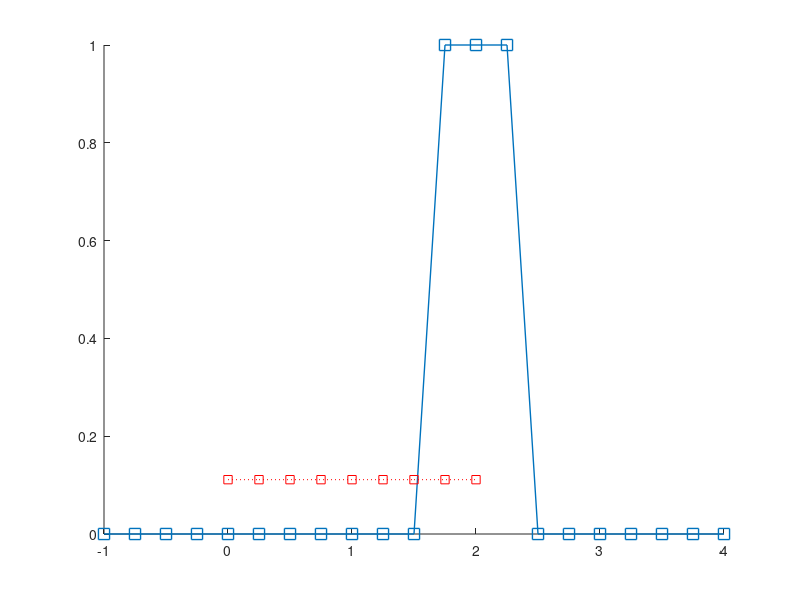

Source code (MATLAB): (Note: this script raises an error after producing the figure.)
%%
dx = 0.25;
x = -1:dx:4;
% x = x(:);

%%
% y = zeros(size(x));

centFreq = 2;
channelW = 1;

y = zeros(size(x));
y (   abs(x-centFreq) < channelW/2) = 1;

figure(536); clf; hold on;
plot(x,y, 's-', 'markersize', 8, 'linewidth', 1);

widthBox = 2;
x_box = 0:dx:widthBox;
octaveBox = ones( 1, length(x_box) );
octaveBox = octaveBox/ sum(octaveBox);
plot(x_box, octaveBox, 'rs:');


y_convBox = conv(y, octaveBox, 'same');

% y_convBox = y_convBox + randn(size(y_convBox))/50;

y_convBox = gaussSmooth(y_convBox, 0.5)';

% y_convBox_full = conv(y, octaveBox);
plot(x, y_convBox, 'g*-')

% y_orig_from_full = deconv(y_convBox_full, octaveBox);

% nToAdd = length(octaveBox)-1;
% nBefore = ceil(nToAdd/2);
% nAfter = nToAdd-nBefore;
% 
% y_convBox_padded = padarray( padarray(y_convBox, [0, nBefore], 'replicate', 'pre'), [0, nAfter], 'replicate', 'post');
% 
% y_orig = deconv(y_convBox_padded, octaveBox);

y_deconv = dConvWithBox(x, y_convBox, widthBox);

% plot(x, y_orig_from_full, 'k*-');
% plot(x, y_convBox, 
plot(x, y_deconv, 'm^-')

% %%
% figure(537); clf;
% y_thresholds = powerInHumanChannels_m;
% y_deconvChannel = dConvWithBox(x, y_thresholds, widthBox);
% plot(x, y_thresholds, 'bo-'); hold on;
% plot(x, y_deconvChannel, 'ro-')

